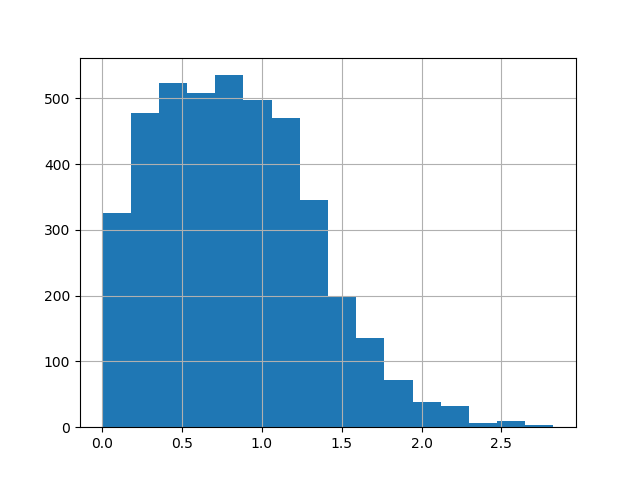

This figure's Python source:
import numpy as np
import matplotlib.pyplot as plt
import pandas as pd
from scipy.special import gammaln

def lnL_hogg(n_bins, x):

        a = 10

        N, e = np.histogram(x, bins=n_bins)
        d = e[1] - e[0]

        s = np.sum(N + a)
        L = np.sum(N * np.log((N + a - 1) / (d * (s - 1))))

        return L


def lnL(m, x):

        N = len(x)

        n = np.histogram(x, bins=m)[0]

        p1 = N * np.log(m) + gammaln(m/2) - gammaln(N + m/2)
        p2 = -m * gammaln(0.5) + np.sum(gammaln(n + 0.5))

        return p1 + p2


def optimal_binning(x):

        bins = np.linspace(2, 100).astype(int)
        ls = np.zeros_like(bins)
        for i, b in enumerate(bins):
                ls[i] = lnL_hogg(b, x)

        return bins[ls.argmax()], ls


if __name__ == '__main__':

        df = pd.read_csv('./weight.txt')
        b, l = optimal_binning(df.weight.values)
        df.weight.hist(bins=b)
        plt.show()
